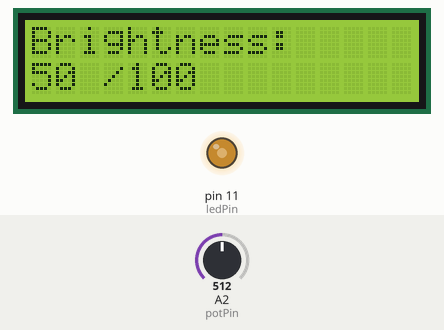
Simulated run of this sketch. Board: Arduino Uno, built with avr-gcc and run on an emulated ATmega328P. On the bench: 16×2 character LCD, output pins drawn as LEDs (lit = HIGH). The test bench sets the inputs (shaded band); at power-on: A2 (potPin) = 512.

Above: at 1.2 s.
1.3 s: A2 (potPin) set to 716
At 1.7 s:
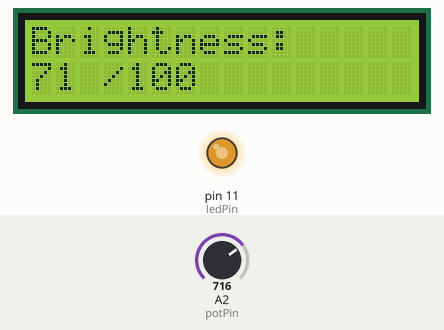
2.8 s: A2 (potPin) set to 900
At 4.0 s:
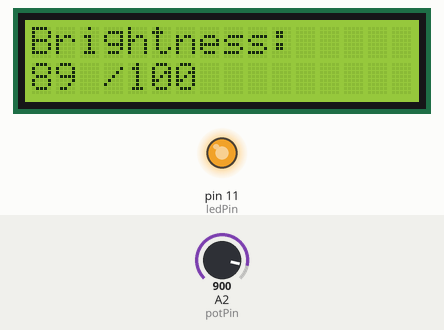
4.3 s: A2 (potPin) set to 122
At 5.2 s:
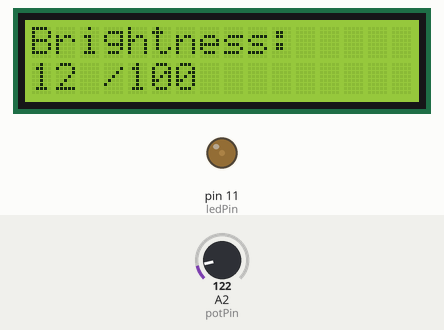
5.8 s: A2 (potPin) set to 0
At 6.3 s:
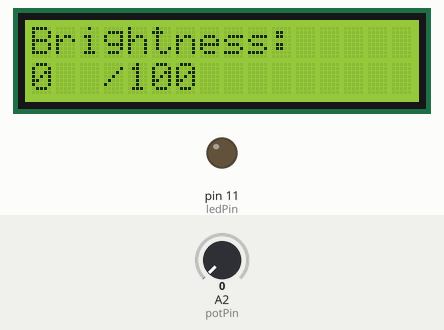
7.3 s: A2 (potPin) set to 984
At 7.6 s:
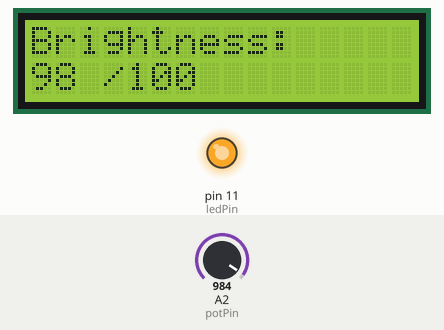
8.8 s: A2 (potPin) set to 1011
At 10.0 s:
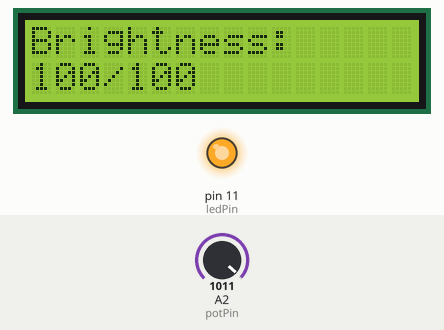
Timing chart, 0 to 11.8 s (numbered marks = the images above; inputs shaded):
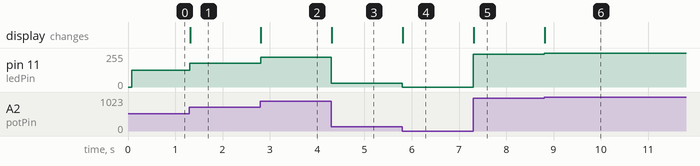

Measured:
- after the input at 1.3 s, pin 11 (ledPin): 127/255 → 178/255 at once; the display: changes at once (image 1)
- after the input at 2.8 s, pin 11 (ledPin): 178/255 → 224/255 at once; the display: changes at once (image 2)
- after the input at 4.3 s, pin 11 (ledPin): 224/255 → 30/255 at once; the display: changes at once (image 3)
- after the input at 5.8 s, pin 11 (ledPin): 30/255 → 0/255 at once; the display: changes at once (image 4)
- after the input at 7.3 s, pin 11 (ledPin): 0/255 → 245/255 at once; the display: changes at once (image 5)
- after the input at 8.8 s, pin 11 (ledPin): 245/255 → 252/255 at once; the display: changes at once (image 6)

The sketch:

LCD_Potentiometer.ino
```cpp
//LCD Potentiometer
//Frank Myhre
//Change the brightness of an LED and record it on an LCD screen
#include <Wire.h>
#include <LCD.h>
#include <LiquidCrystal_I2C.h> //library
LiquidCrystal_I2C lcd(0x27,2,1,0,4,5,6,7);

int ledPin = 11; //led pin
int potPin = A2; //potntiometer pin
int brightness = 0;//starting brightness
int val = 0;

void setup () {
  lcd.begin (16,2);
  lcd.setBacklightPin(3,POSITIVE);
  lcd.setBacklight(HIGH);//turning on screen
  pinMode(ledPin, OUTPUT);
  pinMode(potPin, INPUT);
  lcd.setCursor(0, 0);
  lcd.print("Brightness: ");
}

void loop () {
  val = analogRead(potPin);
  brightness = map(val, 0, 1023, 0, 255);
  analogWrite(ledPin, brightness);
  brightness= map(brightness, 0, 1023, 0, 410);
  lcd.setCursor(0, 1);
  lcd.print(brightness);
  lcd.print(" ");
  lcd.setCursor(3, 1);
  lcd.print("/100");
  lcd.print(" ");
}
```
